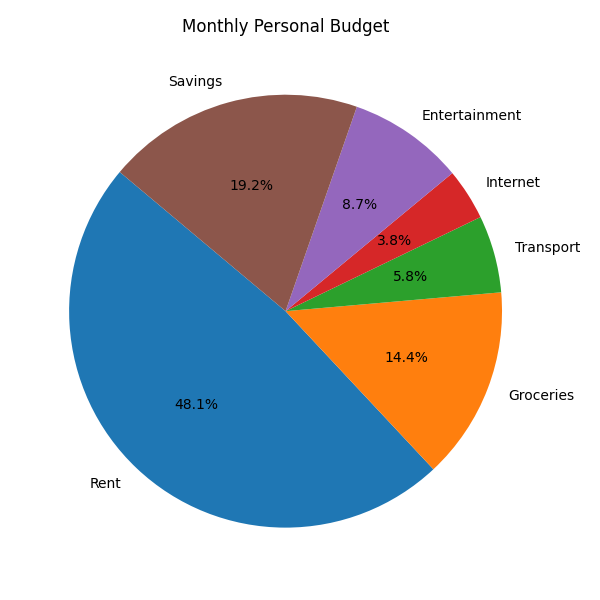

This chart was generated by the following Python code:
import pandas as pd
import matplotlib.pyplot as plt

# Read the CSV file
data = pd.read_csv("budget.csv")

# Plot a pie chart
plt.figure(figsize=(6,6))
plt.pie(data["Amount"], labels=data["Category"], autopct="%1.1f%%", startangle=140)
plt.title("Monthly Personal Budget")
plt.tight_layout()

# Save and show the chart
plt.savefig("budget_chart.png")
plt.show()
